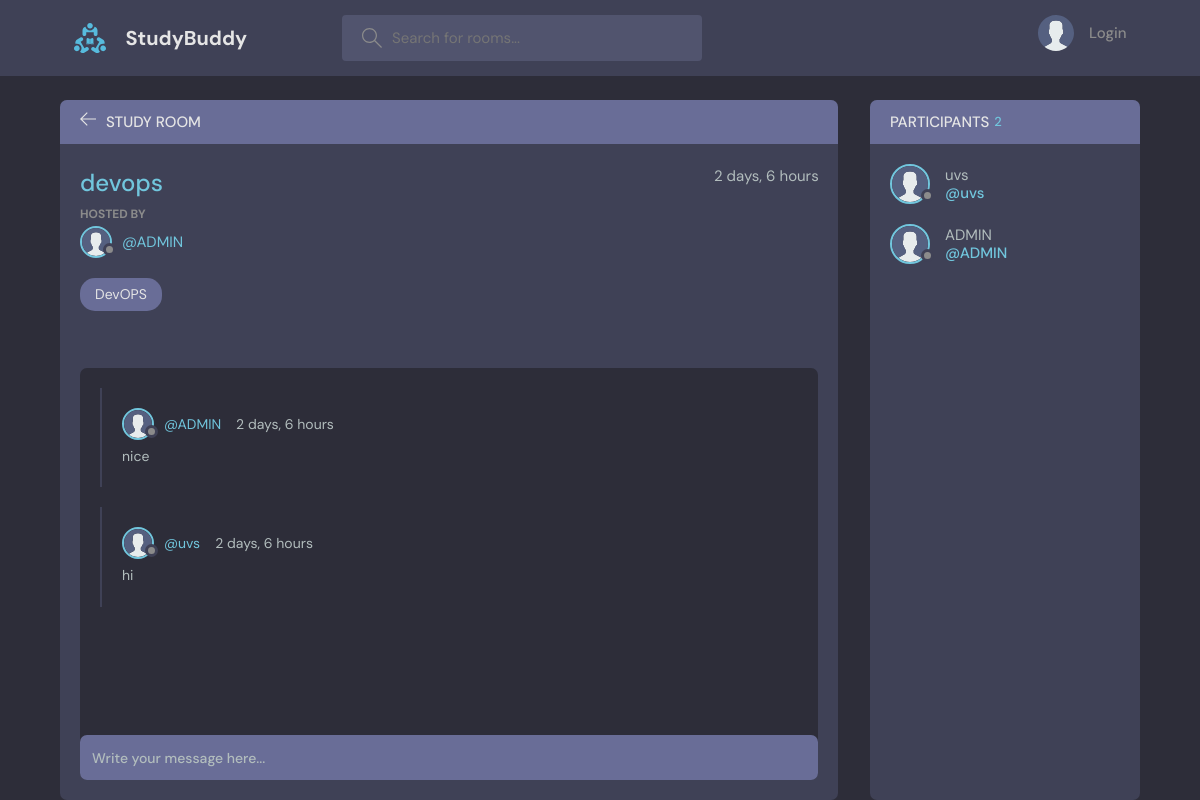
The app's page /room/4/, older data.
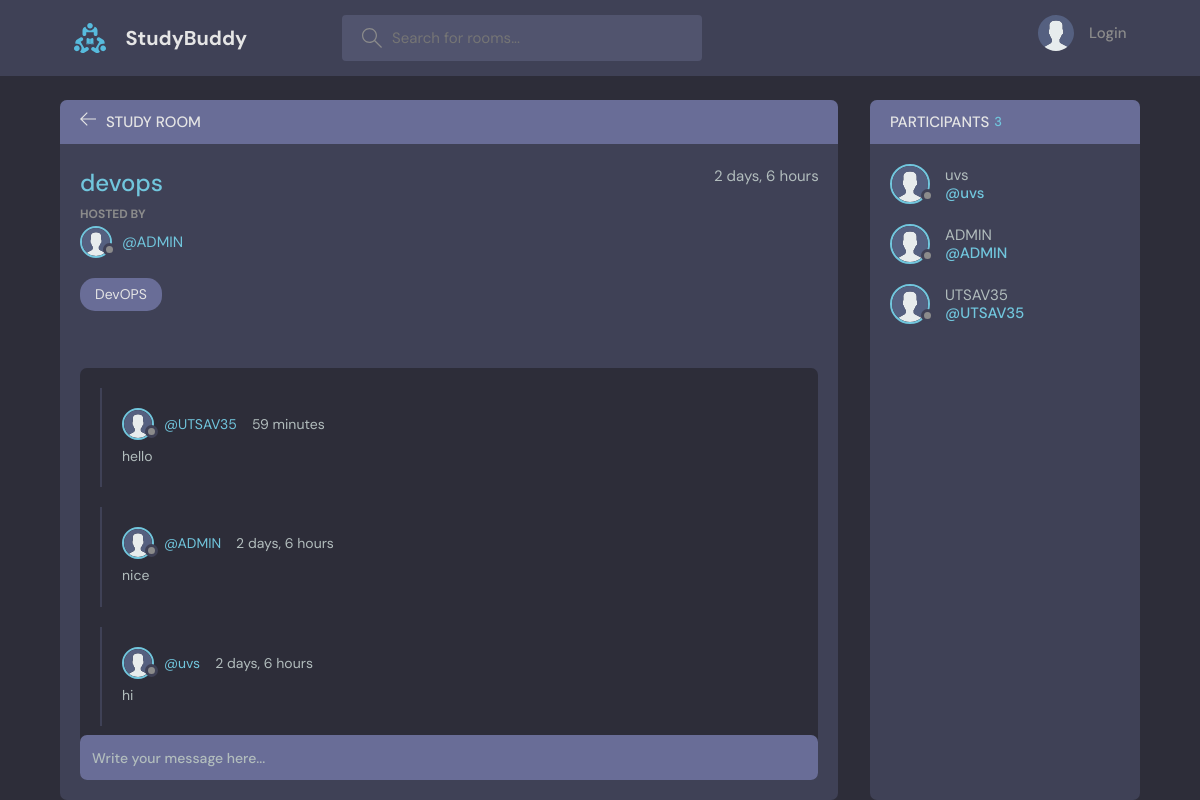
The same page, newer data.
### base/models.py (models this page shows, shortened)
class Message(models.Model):
    user= models.ForeignKey(User, on_delete=models.CASCADE)
    room = models.ForeignKey(Room, on_delete=models.CASCADE)
    body = models.TextField()
    updated = models.DateTimeField(auto_now=True)
    created = models.DateTimeField(auto_now_add=True)
    class Meta:
        ordering = ['-updated', '-created']

class User(AbstractUser):
    name = models.CharField(null=True, max_length=200)
    email = models.EmailField(unique=True, null=True)
    bio = models.TextField(null=True, blank=True)
    avatar = models.ImageField(null=True, default="avatar.svg")
    USERNAME_FIELD = 'email'
    REQUIRED_FIELDS = []
    objects = UserManager()

### base/views.py (the view, shortened to what this page needs)
# urls.py: path('room/<str:pk>/', views.room, name="room"),
def room(request, pk):
    room = Room.objects.get(id=pk)
    room_messages = room.message_set.all()
    participants = room.participants.all()
    context = {'room':room,'room_messages':room_messages, 'participants':participants}
    return render(request, 'base/room.html', context)

### base/models.py (called while the page is built)
    def __str__(self):
        return self.name

### base/templates/base/room.html (shortened to what this page needs)
{% extends 'main.html' %}
{% block content %}
<main class="profile-page layout layout--2">
  <div class="container">
    <div class="room">
      <div class="room__top">
        <div class="room__topLeft">
          <a href="{% url 'home' %}">
            <svg version="1.1" xmlns="http://www.w3.org/2000/svg" width="32" height="32" viewBox="0 0 32 32">
              <title>arrow-left</title>
              <path
                d="M13.723 2.286l-13.723 13.714 13.719 13.714 1.616-1.611-10.96-10.96h27.625v-2.286h-27.625l10.965-10.965-1.616-1.607z">
              </path>
            </svg>
          </a>
          <h3>Study Room</h3>
        </div>
      </div>
      <div class="room__box scroll">
        <div class="room__header scroll">
          <div class="room__info">
            <h3>{{room.name}}</h3>
            <span>{{room.created|timesince}}</span>
          </div>
          <div class="room__hosted">
            <p>Hosted By</p>
            <a href="{% url 'user-profile' room.host.id %}" class="room__author">
              <div class="avatar avatar--small">
                <img src="{{room.host.avatar.url}}" />
              </div>
              <span>@{{room.host.username}}</span>
            </a>
          </div>
          <span class="room__topics">{{room.topic}}</span>
        </div>
        <div class="room__conversation">
          <div class="threads scroll">
            {% for message in room_messages %}
            <div class="thread">
              <div class="thread__top">
                <div class="thread__author">
                  <a href="{% url 'user-profile' message.user.id %}" class="thread__authorInfo">
                    <div class="avatar avatar--small">
                      <img src="{{message.user.avatar.url}}" />
                    </div>
                    <span>@{{message.user.username}}</span>
                  </a>
                  <span class="thread__date">{{message.created|timesince}}</span>
                </div>
              </div>
              <div class="thread__details">
                {{message.body}}
              </div>
            </div>
            {% endfor %}
          </div>
        </div>
      </div>
      <div class="room__message">
        <form action="" method="post">
          <input name="body" placeholder="Write your message here..." /></form>
      </div>
    </div>
    <div class="participants">
      <h3 class="participants__top">Participants <span>{{participants.count}}</span></h3>
      <div class="participants__list scroll">
        {% for participant in room.participants.all %}
        <a href="{% url 'user-profile' participant.id %}" class="participant">
          <div class="avatar avatar--medium">
            <img src="{{participant.avatar.url}}" />
          </div>
          <p>
            {{participant.username}}
            <span>@{{participant.username}}</span>
          </p>
        </a>
        {% endfor %}
      </div>
    </div>
  </div>
</main>
{% endblock content%}

Row changes from the older to the newer data that the page shows:
added Message: user.avatar (placeholder picture), user.username "UTSAV35", created "59 minutes", body "hello"
now on this page (row edited): User: avatar (placeholder picture), username "UTSAV35"
Text that changed along with them:
{{ participants.count }}: "2" → "3"
